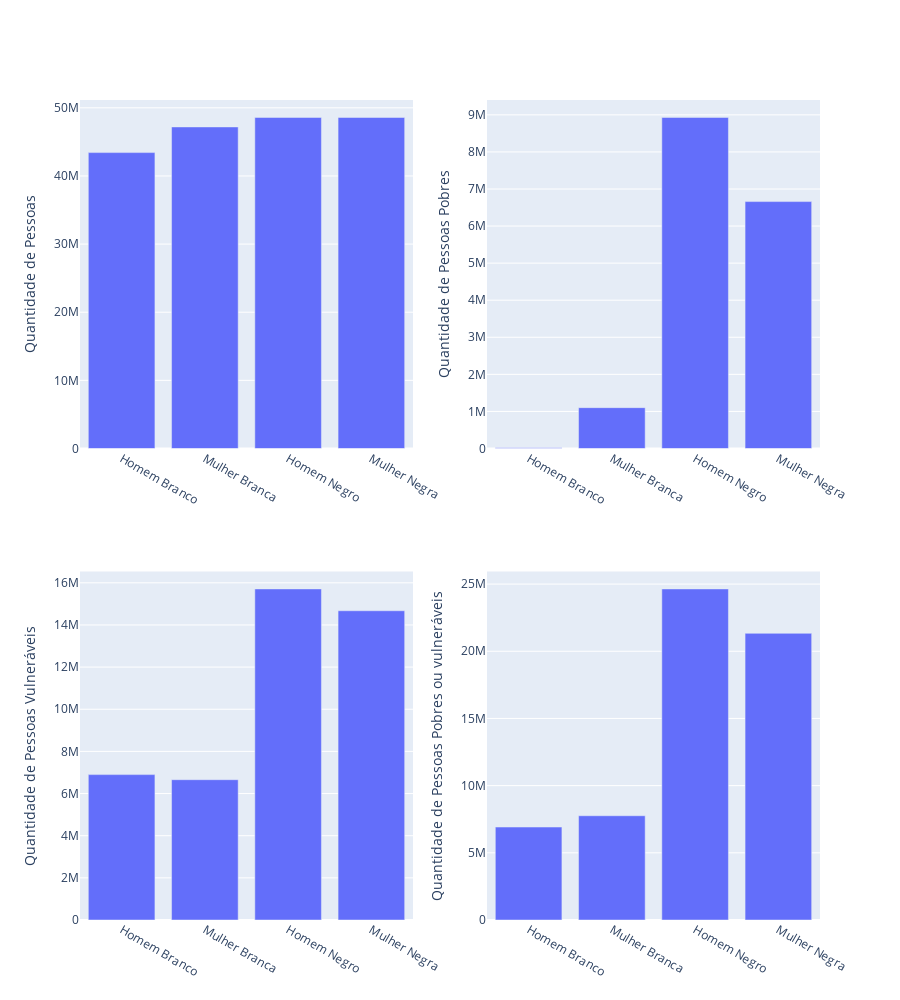

Notebook cell for this chart:
### Code cell
fig = sp.make_subplots(rows=2, cols=2)

fig1 = px.bar(dftemp, x='sxraca', y='qtd_pessoas')
fig.add_trace(fig1['data'][0], row=1, col=1)

fig2 = px.bar(dftemp, x='sxraca', y='qtd_pes_pobres')
fig.add_trace(fig2['data'][0], row=1, col=2)

fig3 = px.bar(dftemp, x='sxraca', y='qtd_pes_vulneraveis')
fig.add_trace(fig3['data'][0], row=2, col=1)

fig4 = px.bar(dftemp, x='sxraca', y='qtd_pes_pob_vul')
fig.add_trace(fig4['data'][0], row=2, col=2)

fig.update_yaxes(title_text='Quantidade de Pessoas', row=1, col=1)
fig.update_yaxes(title_text='Quantidade de Pessoas Pobres', row=1, col=2)

fig.update_yaxes(title_text='Quantidade de Pessoas Vulneráveis', row=2, col=1)
fig.update_yaxes(title_text='Quantidade de Pessoas Pobres ou vulneráveis', row=2, col=2)
fig.update_layout(height=1000)
fig.show()

### Figure 1 — Plotly figure (JSON) as saved in the notebook; plotly's stock layout.template omitted (floating-point values rounded to 4 significant figures)
{"data": [{"alignmentgroup": "True", "hovertemplate": "sxraca=%{x}<br>qtd_pessoas=%{y}<extra></extra>", "legendgroup": "", "marker": {"color": "#636efa", "pattern": {"shape": ""}}, "name": "", "offsetgroup": "", "orientation": "v", "showlegend": false, "textposition": "auto", "type": "bar", "x": ["Homem Branco", "Mulher Branca", "Homem Negro", "Mulher Negra"], "xaxis": "x", "y": [43426847, 47194434, 48588682, 48582930], "yaxis": "y"}, {"alignmentgroup": "True", "hovertemplate": "sxraca=%{x}<br>qtd_pes_pobres=%{y}<extra></extra>", "legendgroup": "", "marker": {"color": "#636efa", "pattern": {"shape": ""}}, "name": "", "offsetgroup": "", "orientation": "v", "showlegend": false, "textposition": "auto", "type": "bar", "x": ["Homem Branco", "Mulher Branca", "Homem Negro", "Mulher Negra"], "xaxis": "x2", "y": [18497, 1101481, 8930449, 6660391], "yaxis": "y2"}, {"alignmentgroup": "True", "hovertemplate": "sxraca=%{x}<br>qtd_pes_vulneraveis=%{y}<extra></extra>", "legendgroup": "", "marker": {"color": "#636efa", "pattern": {"shape": ""}}, "name": "", "offsetgroup": "", "orientation": "v", "showlegend": false, "textposition": "auto", "type": "bar", "x": ["Homem Branco", "Mulher Branca", "Homem Negro", "Mulher Negra"], "xaxis": "x3", "y": [6898650, 6657896, 15709513, 14673913], "yaxis": "y3"}, {"alignmentgroup": "True", "hovertemplate": "sxraca=%{x}<br>qtd_pes_pob_vul=%{y}<extra></extra>", "legendgroup": "", "marker": {"color": "#636efa", "pattern": {"shape": ""}}, "name": "", "offsetgroup": "", "orientation": "v", "showlegend": false, "textposition": "auto", "type": "bar", "x": ["Homem Branco", "Mulher Branca", "Homem Negro", "Mulher Negra"], "xaxis": "x4", "y": [6917147, 7759377, 24639962, 21334304], "yaxis": "y4"}], "layout": {"height": 1000, "xaxis": {"anchor": "y", "domain": [0, 0.45]}, "xaxis2": {"anchor": "y2", "domain": [0.55, 1]}, "xaxis3": {"anchor": "y3", "domain": [0, 0.45]}, "xaxis4": {"anchor": "y4", "domain": [0.55, 1]}, "yaxis": {"anchor": "x", "domain": [0.575, 1], "title": {"text": "Quantidade de Pessoas"}}, "yaxis2": {"anchor": "x2", "domain": [0.575, 1], "title": {"text": "Quantidade de Pessoas Pobres"}}, "yaxis3": {"anchor": "x3", "domain": [0, 0.425], "title": {"text": "Quantidade de Pessoas Vulneráveis"}}, "yaxis4": {"anchor": "x4", "domain": [0, 0.425], "title": {"text": "Quantidade de Pessoas Pobres ou vulneráveis"}}}}
